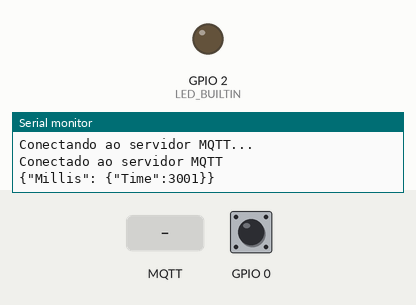
Simulated run of this program. Board: ESP32. On the bench: output pins drawn as LEDs (lit = HIGH), the last lines printed to the serial monitor. Dashed ring = blinking. Inputs (shaded band) come from the test bench; at power-on: GPIO 0 HIGH. WiFi joins after 1.5 s; servers stay silent unless stated; no MQTT or app messages arrive unless stated.

Above: at 3.3 s.
3.4 s: GPIO 0 pulled LOW for 3.2 s
At 7.4 s:
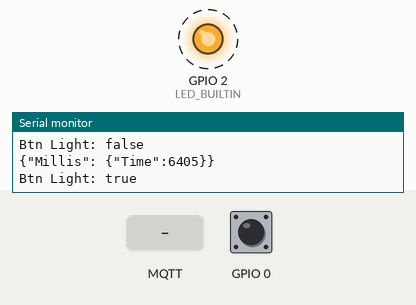
8.1 s: MQTT message "1" arrives on the first subscribed topic
At 9.3 s:
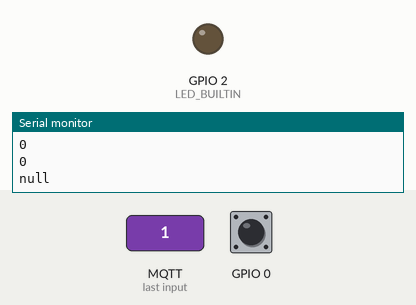
11.1 s: GPIO 0 pulled LOW for 0.15 s
At 11.9 s:
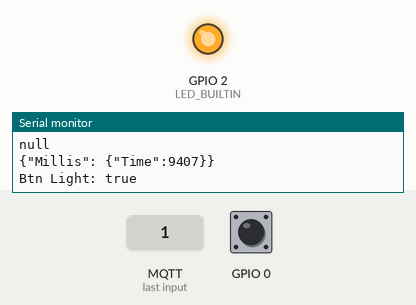
13.1 s: MQTT message "0" arrives on the first subscribed topic
At 14.3 s:
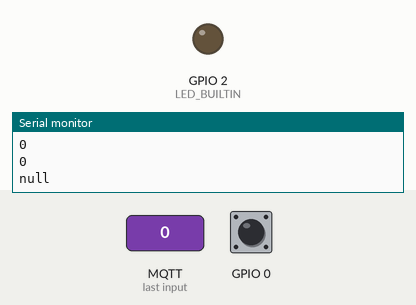
Timing chart, 0 to 15.6 s (numbered marks = the images above; inputs shaded):
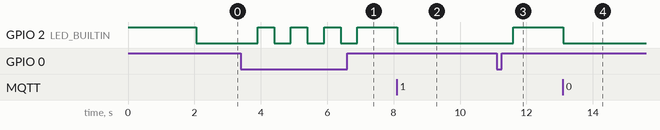

Measured:
- after the input at 3.4 s, GPIO 2 (LED_BUILTIN): alternates HIGH for 0.50 s and LOW for 0.50 s, 7 changes in all, then stays HIGH, starting after 0.50 s
- after the input at 8.1 s, GPIO 2 (LED_BUILTIN): HIGH → LOW at once
- after the input at 11.1 s, GPIO 2 (LED_BUILTIN): LOW → HIGH after 0.50 s
- after the input at 13.1 s, GPIO 2 (LED_BUILTIN): HIGH → LOW at once

The program:

main.cpp
```cpp
#include <Arduino.h>
#include <WiFi.h>
#include <PubSubClient.h>
#include <ArduinoJson.h>

#define MQQTT_VERSION = MQTT_VERSION_3_1_1

const char* ssid = "VIVOFIBRA-9501";
const char* password = "rgw7ucm3GT";
const char* username = "solace-cloud-client";
const char* pass = "pre7c5hajo7k781dk7kvjbfnid";
const char* mqtt_server = "mr-connection-its9016z64v.messaging.solace.cloud";
// const char* mqtt_server = "mqtt.eclipseprojects.io";
// const char* mqtt_server = "192.168.15.155";
// const char* mqtt_server = "3352203942da47b298951cbcd567f978.s1.eu.hivemq.cloud";
// const char* mqtt_server = "broker.hivemq.com";
const int mqtt_port = 1883;

void callback(char* topic, byte* payload, unsigned int length);
void reconnect();
void publishMessage();

WiFiClient espClient;
PubSubClient client(espClient);
// PubSubClient client(mqtt_server, mqtt_port, callback, espClient);

const char* subscriberTopic = "@igor_db";
const char* publisherTopic = "@igor_esp32";
bool led = false;

void callback(char* topic, byte* payload, unsigned int length) {
  Serial.println();
  Serial.print("Mensagem recebida no tópico: ");
  Serial.println(topic);

  String data = "";
  Serial.print("Conteúdo: ");
  for (int i = 0; i < length; i++) {
    data += (char)payload[i];
    //Serial.print(data);
  }

  Serial.println(data);
  Serial.println();

  JsonDocument jsonPayload;
  deserializeJson(jsonPayload, data);
  int sensor1 = jsonPayload["Sensor1"]["Temp"];
  int sensor2 = jsonPayload["Sensor2"]["Humidity"];
  bool sensor3 = jsonPayload["Sensor3"]["Light"];
  String by = jsonPayload["by"];

  Serial.println("Json");
  Serial.println(sensor1);
  Serial.println(sensor2);
  Serial.println(sensor3);
  Serial.println(by);
  Serial.println();

  if(sensor3 and by != "null"){
    led = true;
    client.publish(publisherTopic, "{\"Sensor3\": {\"Light\": true}}");
  }
  else{
    led = false;
    client.publish(publisherTopic, "{\"Sensor3\": {\"Light\": false}}");
  }
}

void reconnect() {
  // Reconectar ao servidor MQTT
  while (!client.connected()) {
    Serial.println("Conectando ao servidor MQTT...");
    const char* chip_model = ESP.getChipModel();
    long chip_id = ESP.getEfuseMac();
    char client_id[50];
    sprintf(client_id, "%s%d",chip_model, chip_id);

    if (client.connect(client_id, username, pass)) {
      Serial.println("Conectado ao servidor MQTT");
      // Inscrever-se no tópico do subscriber
      client.subscribe(subscriberTopic);

    } else {
      Serial.print("Falha, rc=");
      Serial.print(client.state());
      Serial.println(" Tentando novamente em 5 segundos");
      delay(5000);
    }
  }
}

void publishMessage() {
  // Publicar uma mensagem no tópico do publisher
  if(!digitalRead(0)){
    delay(500);
    led = !led;
    if(led){
      client.publish(publisherTopic, "{\"Sensor3\": {\"Light\": true}}");
      Serial.println("Btn Light: true");
    }
    else {
      client.publish(publisherTopic, "{\"Sensor3\": {\"Light\": false}}");
      Serial.println("Btn Light: false");
    }
  }
  digitalWrite(LED_BUILTIN, led);
}

void setup() {
  Serial.begin(115200);
  pinMode(LED_BUILTIN, OUTPUT);
  digitalWrite(LED_BUILTIN, HIGH);
  pinMode(0, INPUT_PULLUP);

  // Conecte-se à rede WiFi
  WiFi.begin(ssid, password);
  while (WiFi.status() != WL_CONNECTED) {
    delay(1000);
    Serial.println("Conectando ao WiFi...");
  }
  Serial.println("Conectado ao WiFi");

  // Configurar o servidor MQTT
  client.setServer(mqtt_server, mqtt_port);
  client.setCallback(callback);

  // Conectar ao servidor MQTT
  reconnect();
  digitalWrite(LED_BUILTIN, LOW);
  delay(100);
}//end setup

long delayPost;
void loop() {
  // Manter a conexão com o servidor MQTT
  client.loop();
  publishMessage();

  if (client.connected()) {
    if(millis() - delayPost > 3000){

      delayPost = millis();
        char ms[50];
        char* payload;
        // itoa ( millis(), ms, 10 );
        sprintf(ms, "{\"Millis\": {\"Time\":%d}}", millis());
        payload = ms;
        Serial.println(payload);
        //Serial.println(sizeof(payload));
        client.publish(publisherTopic, payload);
    }
  }

  if (!client.connected()) {
    reconnect();
  }
}//end loop
```
